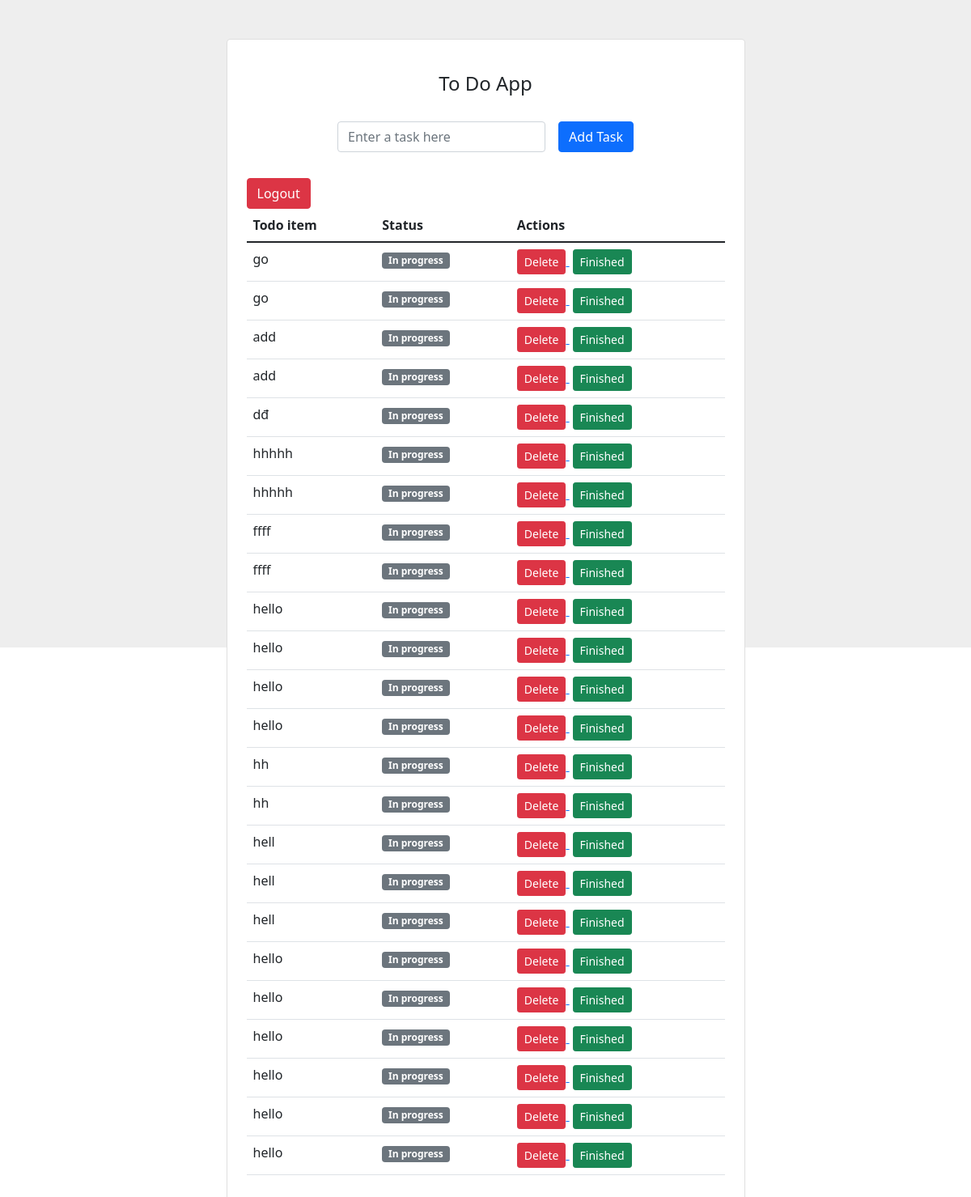
The app's page / (signed in) with its own data.
### todoapp/models.py (models this page shows, shortened)
class todo(models.Model):
    user = models.ForeignKey(User, on_delete=models.CASCADE)
    todo_name = models.CharField(max_length=1000)
    status = models.BooleanField(default=False)

### todoapp/views.py (the view)
# urls.py: path('', views.home, name='home-page'),
@login_required
def home(request):
    if request.method == 'POST':
        task = request.POST.get('task', '').strip()
        if task:
            new_todo = todo(user=request.user, todo_name=task)
            new_todo.save()
    all_todos = todo.objects.filter(user=request.user)
    context = {
        'todos': all_todos
    }
    return render(request, 'todoapp/todo.html', context)

### todoapp/templates/todoapp/todo.html (shortened to what this page needs)
<!DOCTYPE html>
<html lang="en">
    <head>
        <link
            rel="stylesheet"
            href="https://cdn.jsdelivr.net/npm/bootstrap@5.1.3/dist/css/bootstrap.min.css"
        />
    </head>
    <body>
        <section class="vh-100" style="background-color: #eee">
            <div class="container py-5 h-100">
                <div
                    class="row d-flex justify-content-center align-items-center h-100"
                >
                    <div class="col col-lg-9 col-xl-7">
                        <div class="card rounded-3">
                            <div class="card-body p-4">
                                <h4 class="text-center my-3 pb-3">To Do App</h4>
                                <form
                                    method="POST"
                                    class="row row-cols-lg-auto g-3 justify-content-center align-items-center mb-4 pb-2"
                                >
                                    <div class="col-12">
                                        <div class="form-outline">
                                            <input
                                                type="text"
                                                id="form1"
                                                class="form-control"
                                                name="task"
                                                placeholder="Enter a task here"
                                                required
                                            />
                                        </div>
                                    </div>
                                    <div class="col-12">
                                        <button
                                            type="submit"
                                            class="btn btn-primary"
                                        >
                                            Add Task
                                        </button>
                                    </div>
                                </form>
                                <a
                                    href="{% url 'logout' %}"
                                    class="btn btn-danger"
                                    >Logout</a
                                >
                                <table class="table mb-4">
                                    <thead>
                                        <tr>
                                            <th scope="col">Todo item</th>
                                            <th scope="col">Status</th>
                                            <th scope="col">Actions</th>
                                        </tr>
                                    </thead>
                                    <tbody>
                                        {% for i in todos %}{% if i.todo_name %}
                                        <tr>
                                            <td>{{ i.todo_name }}</td>
                                            <td>
                                                {% if i.status %}
                                                <span class="badge bg-success"
                                                    >Completed</span
                                                >
                                                {% else %}
                                                <span class="badge bg-secondary"
                                                    >In progress</span
                                                >
                                                {% endif %}
                                            </td>
                                            <td>
                                                <a
                                                    href="{% url 'delete' i.todo_name %}"
                                                >
                                                    <button
                                                        type="button"
                                                        class="btn btn-danger btn-sm"
                                                    >
                                                        Delete
                                                    </button>
                                                </a>
                                                <a
                                                    href="{% url 'update' i.todo_name %}"
                                                >
                                                    <button
                                                        type="button"
                                                        class="btn btn-success btn-sm ms-1"
                                                    >
                                                        Finished
                                                    </button>
                                                </a>
                                            </td>
                                        </tr>
                                        {% endif %} {% endfor %}
                                    </tbody>
                                </table>
                            </div>
                        </div>
                    </div>
                </div>
            </div>
        </section>
    </body>
</html>

### records on screen
todo: todo_name "go", status "In progress"
todo: todo_name "go", status "In progress"
todo: todo_name "add", status "In progress"
todo: todo_name "add", status "In progress"
todo: todo_name "dđ", status "In progress"
todo: todo_name "hhhhh", status "In progress"
todo: todo_name "hhhhh", status "In progress"
todo: todo_name "ffff", status "In progress"
todo: todo_name "ffff", status "In progress"
todo: todo_name "hello", status "In progress"
todo: todo_name "hello", status "In progress"
todo: todo_name "hello", status "In progress"
todo: todo_name "hello", status "In progress"
todo: todo_name "hh", status "In progress"
todo: todo_name "hh", status "In progress"
todo: todo_name "hell", status "In progress"
todo: todo_name "hell", status "In progress"
todo: todo_name "hell", status "In progress"
todo: todo_name "hello", status "In progress"
todo: todo_name "hello", status "In progress"
todo: todo_name "hello", status "In progress"
todo: todo_name "hello", status "In progress"
todo: todo_name "hello", status "In progress"
todo: todo_name "hello", status "In progress"
